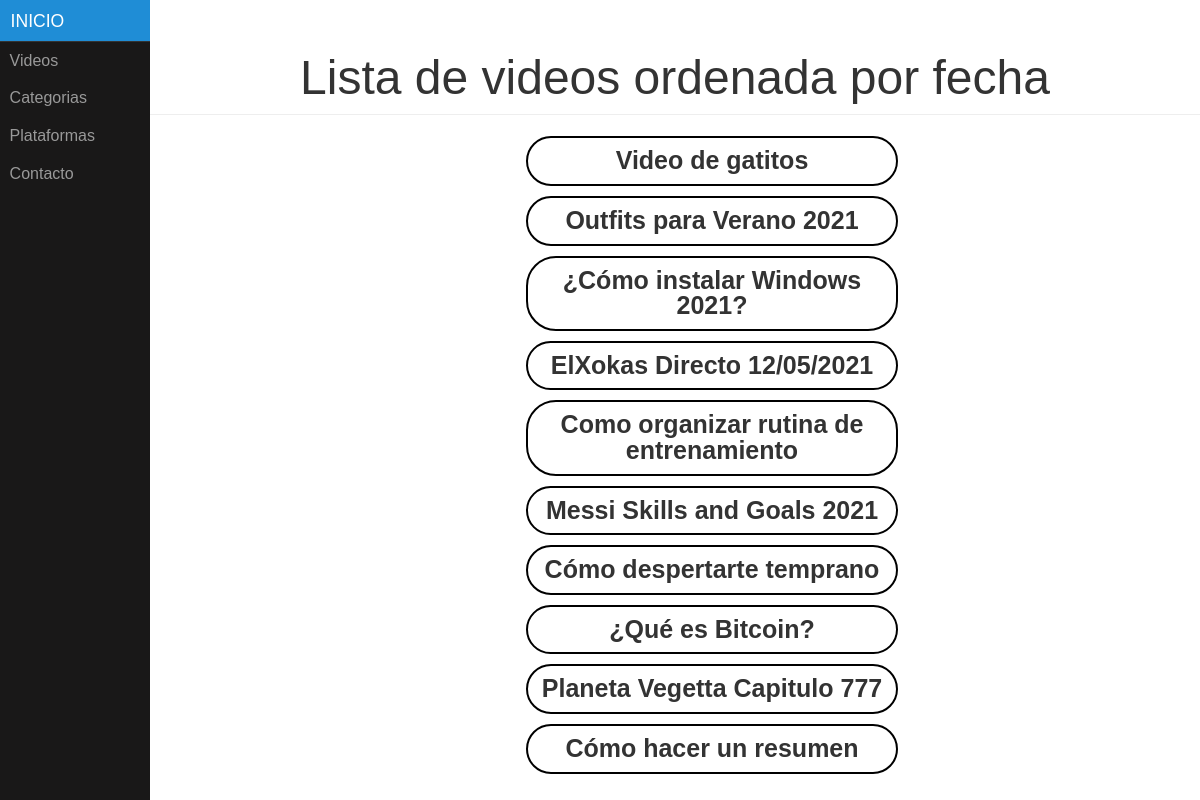
The app's page /videos/, older data.
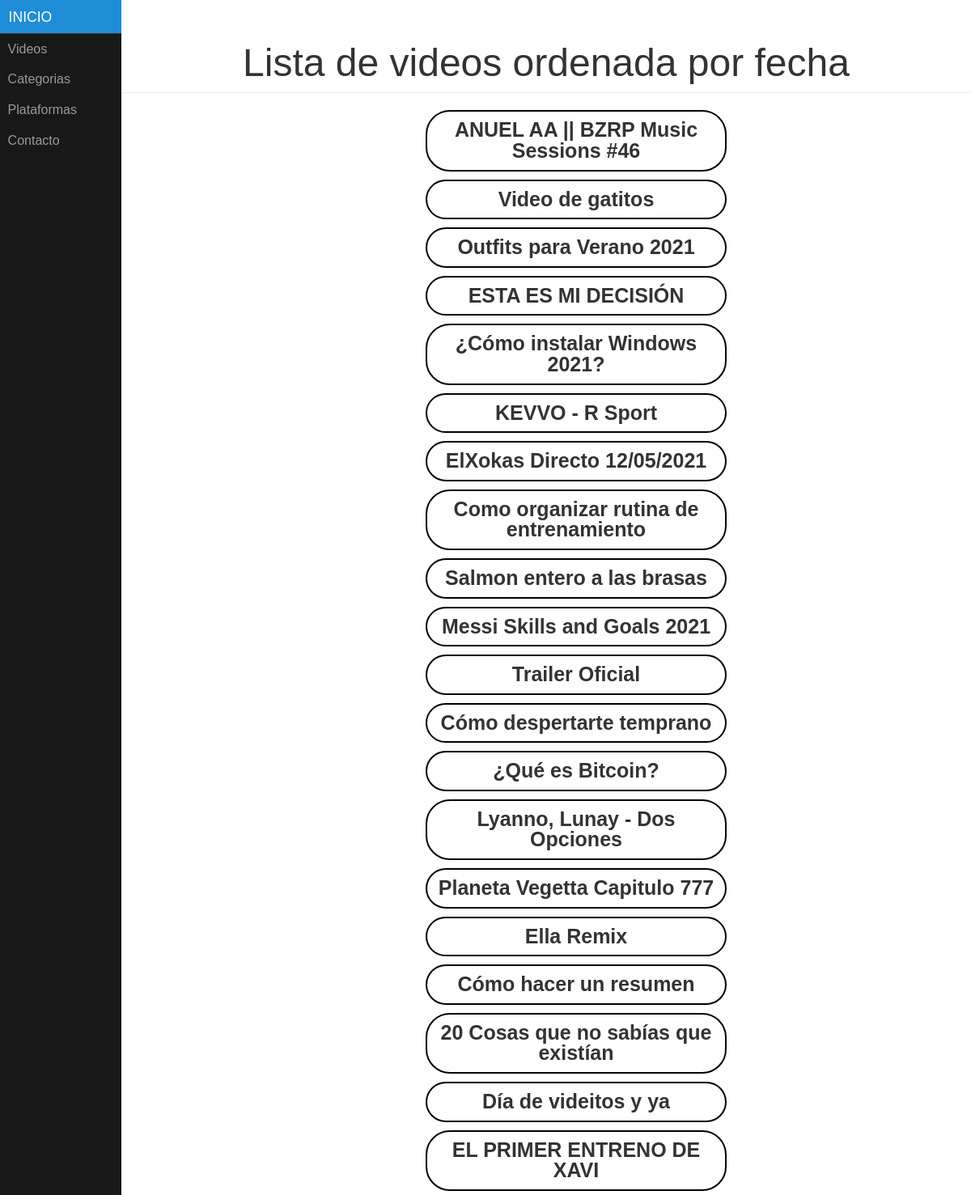
The same page, newer data.
### appTopVideo/models.py (models this page shows, shortened)
class Video(models.Model):
	identificador = models.CharField(max_length=50)
	nombre = models.CharField(max_length=50)
	fecha = models.DateField(default='1970-01-01')
	descripcion = models.CharField(max_length=100)
	miniatura = models.CharField(max_length=50)
	duracion = models.IntegerField()
	calidad = models.CharField(max_length=50)
	categoria = models.ForeignKey(Categoria, on_delete=models.CASCADE)
	plataformas = models.ManyToManyField(Plataforma)

### appTopVideo/views.py (the view)
# urls.py: path('videos/', views.videos, name="videos"),
def videos(request):
  videos= get_list_or_404(Video.objects.order_by('fecha'))
  context = {'lista_videos': videos }
  return render(request, 'videos.html', context)

### appTopVideo/templates/videos.html (shortened to what this page needs)
{% extends "base.html" %}
{% block cabecera %}
<h1>Lista de videos ordenada por fecha</h1>
{% endblock %}
{% block contenido %}
{% if lista_videos %}
<ul id="lista">
{% for v in lista_videos %}
<li><a href="{% url 'video' v.id%}">{{v.nombre}}</a></li>
{% endfor %}
</ul>
{% else %}
    <p>Actualmente no hay ningún video disponible.</p>
{% endif %}
{% endblock %}

### appTopVideo/templates/base.html (shortened to what this page needs)
{% load static %}
<!doctype html>
<html lang="en">
<head>
    <link rel="stylesheet" href="{% static 'assets/css/pure-min.css' %}">
    <link rel="stylesheet" href="{% static 'assets/css/styles.css' %}">
</head>
<body>
<div id="layout">
    <div id="menu">
        <div class="pure-menu">
            <a class="pure-menu-heading" href="{% url 'index' %}">Inicio</a>
            <ul class="pure-menu-list">
                <li class="pure-menu-item"><a href="{% url 'videos' %}" class="pure-menu-link">Videos</a></li>
                <li class="pure-menu-item"><a href="{% url 'categorias' %}" class="pure-menu-link">Categorias</a></li>
                <li class="pure-menu-item"><a href="{% url 'plataformas' %}" class="pure-menu-link">Plataformas</a></li>
                <li class="pure-menu-item"><a href="{% url 'contacto' %}" class="pure-menu-link">Contacto</a></li>
            </ul>
        </div>
    </div>
    <div id="main">
        <div class="header">
            {% block cabecera %}{% endblock %}
        </div>
        <div class="content">
           {% block contenido %}{% endblock %}
        </div>
    </div>
</div>
</body>
</html>

### appTopVideo/static/assets/css/pure-min.css (style rules this page uses)
html { line-height:1.15;-webkit-text-size-adjust:100% }
body { margin:0 }
h1 { font-size:2em;margin:.67em 0 }
a { background-color:transparent }
html { font-family:sans-serif }
.pure-menu { -webkit-box-sizing:border-box;box-sizing:border-box }
.pure-menu-item,.pure-menu-list { position:relative }
.pure-menu-list { list-style:none;margin:0;padding:0 }
.pure-menu-item { padding:0;margin:0;height:100% }
.pure-menu-heading,.pure-menu-link { display:block;text-decoration:none;white-space:nowrap }
.pure-menu-heading { text-transform:uppercase;color:#565d64 }
.pure-menu-link { color:#777 }
.pure-menu-heading,.pure-menu-link { padding:.5em 1em }

### appTopVideo/static/assets/css/styles.css (style rules this page uses)
#lista li { list-style: none; margin: auto; text-align: center; width: 50%; }
#lista li a { float: left; padding: 10px; width: 100%; border: 2px solid black; border-radius: 30px; text-decoration: none; font-weight: bold; color: #333; margin: 5px; font-size: 25px; }
body { color: #777; }
#layout, #menu, .menu-link { -webkit-transition: all 0.2s ease-out; -moz-transition: all 0.2s ease-out; -ms-transition: all 0.2s ease-out; -o-transition: all 0.2s ease-out; transition: all 0.2s ease-out; }
#layout { position: relative; left: 0; padding-left: 0; }
.content { margin: 0 auto; padding: 0 2em; width: 70%; margin-bottom: 50px; line-height: 1.6em; }
.header { margin: 0; color: #333; text-align: center; padding: 2.5em 2em 0; border-bottom: 1px solid #eee; }
.header h1 { margin: 0.2em 0; font-size: 3em; font-weight: 300; }
#menu { margin-left: -150px; width: 150px; position: fixed; top: 0; left: 0; bottom: 0; z-index: 1000; background: #191818; overflow-y: auto; }
#menu a { color: #999; border: none; padding: 0.6em 0 0.6em 0.6em; }
#menu .pure-menu, #menu .pure-menu ul { border: none; background: transparent; }
#menu .pure-menu ul, #menu .pure-menu .menu-item-divided { border-top: 1px solid #333; }
#menu .pure-menu-selected, #menu .pure-menu-heading { background: #1f8dd6; }
#menu .pure-menu-heading { font-size: 110%; color: #fff; margin: 0; }
@media (min-width: 48em) { .header, .content { padding-left: 2em; padding-right: 2em; } }
@media (min-width: 48em) { #layout { padding-left: 150px; left: 0; } }
@media (min-width: 48em) { #menu { left: 150px; } }

Row changes from the older to the newer data that the page shows:
added Video: nombre "ANUEL AA || BZRP Music Sessions #46"
added Video: nombre "ESTA ES MI DECISIÓN"
added Video: nombre "KEVVO - R Sport"
added Video: nombre "Salmon entero a las brasas"
added Video: nombre "Trailer Oficial"
added Video: nombre "Lyanno, Lunay - Dos Opciones"
added Video: nombre "Ella Remix"
added Video: nombre "20 Cosas que no sabías que existían"
added Video: nombre "Día de videitos y ya"
added Video: nombre "EL PRIMER ENTRENO DE XAVI"
